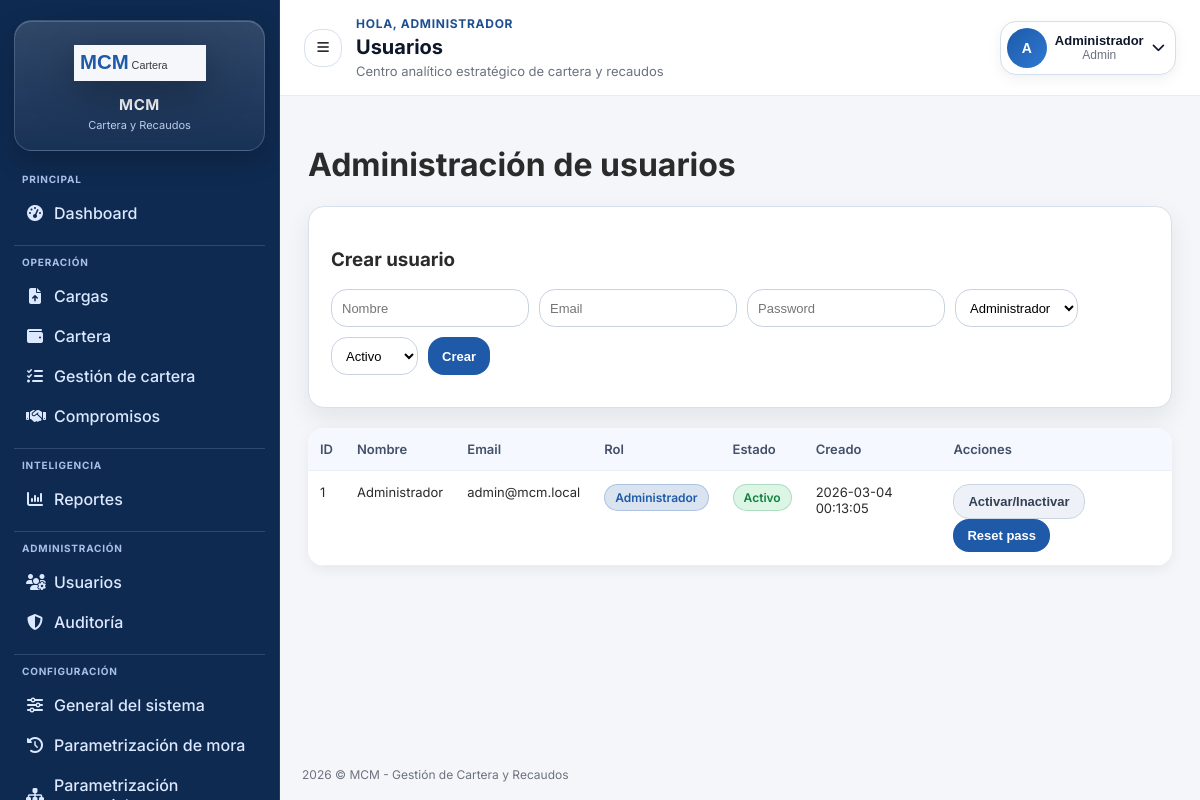
The app's page /admin/usuarios.php (signed in) with its own data.
### tables this page shows
CREATE TABLE IF NOT EXISTS usuarios (
    id BIGINT AUTO_INCREMENT PRIMARY KEY,
    nombre VARCHAR(120) NOT NULL,
    email VARCHAR(120) NOT NULL UNIQUE,
    password_hash VARCHAR(255) NOT NULL,
    rol ENUM('admin', 'analista', 'visualizador') NOT NULL DEFAULT 'visualizador',
    estado ENUM('activo', 'inactivo') NOT NULL DEFAULT 'activo',
    created_at DATETIME NOT NULL DEFAULT CURRENT_TIMESTAMP,
    updated_at DATETIME NOT NULL DEFAULT CURRENT_TIMESTAMP ON UPDATE CURRENT_TIMESTAMP
);

### public/admin/usuarios.php (called while the page is built)
<?php
require_once __DIR__ . '/../modules/admin/usuarios.php';

### app/config/app.php (called while the page is built, shortened)
<?php
if (!function_exists('app_base_url')) {
    function app_base_url(): string
    {
        return APP_BASE_URL;
    }
}
if (!function_exists('app_starts_with')) {
    function app_starts_with(string $haystack, string $needle): bool
    {
        return $needle === '' || strncmp($haystack, $needle, strlen($needle)) === 0;
    }
}
if (!function_exists('app_url')) {
    function app_url(string $path = ''): string
    {
        $base = app_base_url();
        $cleanPath = ltrim($path, '/');
        return $base === '' ? '/' . $cleanPath : $base . '/' . $cleanPath;
    }
}
if (!function_exists('app_request_path')) {
    function app_request_path(): string
    {
        $uriPath = (string)(parse_url($_SERVER['REQUEST_URI'] ?? '', PHP_URL_PATH) ?? '/');
        $base = app_base_url();
        if ($base !== '' && app_starts_with($uriPath, $base)) {
            $uriPath = substr($uriPath, strlen($base));
        }
        $uriPath = '/' . ltrim($uriPath, '/');
        return $uriPath;
    }
}
if (!function_exists('app_route_is')) {
    function app_route_is(array $paths): bool
    {
        $current = app_request_path();
        foreach ($paths as $path) {
            $normalized = '/' . ltrim($path, '/');
            $prefix = rtrim($normalized, '/') . '/';
        }
        return false;
    }
}

### app/services/SystemSettingsService.php (called while the page is built, shortened)
<?php
require_once __DIR__ . '/../config/app.php';
function system_setting_get(PDO $pdo, string $key, ?string $default = null): ?string
{
    $stmt = $pdo->prepare('SELECT setting_value FROM system_settings WHERE setting_key = ? LIMIT 1');
    $stmt->execute([$key]);
    $value = $stmt->fetchColumn();
    if ($value === false || $value === null || trim((string)$value) === '') {
        return $default;
    }
    return (string)$value;
}
function system_logo_default_path(): string
{
    return 'assets/img/logo-mcm.svg';
}
function system_logo_public_path(?string $relativePath): ?string
{
    if (!is_string($relativePath) || trim($relativePath) === '') {
        return null;
    }
    $normalized = ltrim(str_replace('\\', '/', $relativePath), '/');
    return $normalized;
}
function system_logo_url(?PDO $pdo = null): string
{
    $customPath = null;
    if ($pdo instanceof PDO) {
        try {
            $customPath = system_setting_get($pdo, 'institutional_logo_path');
        } catch (Throwable $exception) {
            $customPath = null;
        }
    } else {
        try {
            require __DIR__ . '/../config/db.php';
            if (isset($pdo) && $pdo instanceof PDO) {
                $customPath = system_setting_get($pdo, 'institutional_logo_path');
            }
        } catch (Throwable $exception) {
            $customPath = null;
        }
    }
    $resolvedCustomPath = system_logo_public_path($customPath);
    $cached = app_url($resolvedCustomPath ?? system_logo_default_path());
    return $cached;
}

### app/config/db.php (called while the page is built, shortened)
<?php
$user = getenv('DB_USER') ?: 'root';

### app/config/auth.php (called while the page is built, shortened)
<?php
function current_user(): ?array
{
    return $_SESSION['user'] ?? null;
}

### public/modules/admin/usuarios.php (the view, shortened to what this page needs)
<?php
require_once __DIR__ . '/../../../app/config/db.php';
require_once __DIR__ . '/../../../app/views/layout.php';
$users = $pdo->query('SELECT id, nombre, email, rol, estado, created_at FROM usuarios ORDER BY id DESC')->fetchAll();
ob_start(); ?>
<h1>Administración de usuarios</h1>
<div class="card"><h3>Crear usuario</h3>
<form method="post"><div class="row"><input name="nombre" placeholder="Nombre" required><input type="email" name="email" placeholder="Email" required><input name="password" type="password" placeholder="Password" required><select name="rol"><option value="admin">Administrador</option></select><select name="estado"><option value="activo">Activo</option></select><button class="btn">Crear</button></div></form>
</div>
<table class="table"><tr><th>ID</th><th>Nombre</th><th>Email</th><th>Rol</th><th>Estado</th><th>Creado</th><th>Acciones</th></tr><?php foreach($users as $u): ?><tr><td><?= (int)$u['id'] ?></td><td><?= htmlspecialchars($u['nombre']) ?></td><td><?= htmlspecialchars($u['email']) ?></td><td><?php if ($u['rol']==='admin') { echo ui_badge('Administrador', 'info'); } elseif ($u['rol']==='analista') { echo ui_badge('Analista', 'default'); } else { echo ui_badge('Visualizador', 'warning'); } ?></td><td><?= $u['estado']==='activo' ? ui_badge('Activo', 'success') : ui_badge('Inactivo', 'danger') ?></td><td><?= htmlspecialchars($u['created_at']) ?></td><td><form style="display:inline" method="post"><input type="hidden" name="action" value="toggle"><input type="hidden" name="id" value="<?= (int)$u['id'] ?>"><input type="hidden" name="estado" value="<?= $u['estado']==='activo'?'inactivo':'activo' ?>"><button class="btn btn-muted">Activar/Inactivar</button></form> <form style="display:inline" method="post"><input type="hidden" name="action" value="reset"><input type="hidden" name="id" value="<?= (int)$u['id'] ?>"><button class="btn">Reset pass</button></form></td></tr><?php endforeach; ?></table>
<?php
$content = ob_get_clean();
render_layout('Usuarios', $content);

### app/views/layout.php (shortened to what this page needs)
<?php
require_once __DIR__ . '/../config/auth.php';
require_once __DIR__ . '/../config/app.php';
require_once __DIR__ . '/../services/SystemSettingsService.php';
function ui_badge(string $text, string $variant = 'default'): string
{
    $allowed = ['default', 'success', 'warning', 'danger', 'info'];
    return '<span class="badge badge-' . $variant . '">' . htmlspecialchars($text) . '</span>';
}
function render_layout(string $title, string $content): void
{
    $user = current_user();
    $role = $user['rol'] ?? 'visualizador';
    $menuBySection = [];
    foreach ($menu as $item) {
        $section = $item['section'] ?? 'General';
        $menuBySection[$section][] = $item;
    }
    ?>
    <!doctype html>
    <html lang="es">
    <head>
      <?php $logoUrl = system_logo_url(); ?>
      <link rel="stylesheet" href="https://cdnjs.cloudflare.com/ajax/libs/font-awesome/6.5.2/css/all.min.css">
      <link rel="stylesheet" href="<?= htmlspecialchars(app_url('assets/css/app.css')) ?>">
    </head>
    <body>
      <aside class="app-sidebar" id="appSidebar">
        <div class="sidebar-brand">
          <img src="<?= htmlspecialchars($logoUrl) ?>" alt="MCM" class="sidebar-logo">
          <div class="sidebar-brand-text">
            <div class="sidebar-brand-title">MCM</div>
            <div class="sidebar-brand-subtitle">Cartera y Recaudos</div>
          </div>
        </div>
        <nav class="sidebar-nav">
          <?php foreach ($menuBySection as $sectionName => $items): ?>
            <div class="sidebar-section">
              <p class="sidebar-section-label"><?= htmlspecialchars($sectionName) ?></p>
              <?php foreach ($items as $item): ?>
                <?php $active = app_route_is($item['match']); ?>
                <a class="sidebar-link <?= $active ? 'active' : '' ?>" href="<?= htmlspecialchars(app_url($item['url'])) ?>">
                  <i class="<?= htmlspecialchars($item['icon']) ?>"></i>
                  <span><?= htmlspecialchars($item['label']) ?></span>
                </a>
              <?php endforeach; ?>
            </div>
          <?php endforeach; ?>
        </nav>
      </aside>
      <div class="app-main">
        <header class="app-topbar">
          <button class="icon-button" id="sidebarToggle" type="button" aria-label="Abrir menú">
            <i class="fa-solid fa-bars"></i>
          </button>
          <div class="topbar-title-wrap">
            <p class="topbar-greeting">Hola, <?= htmlspecialchars((string)($user['nombre'] ?? 'equipo')) ?></p>
            <h1 class="topbar-title"><?= htmlspecialchars($title) ?></h1>
            <p class="topbar-subtitle">Centro analítico estratégico de cartera y recaudos</p>
          </div>
          <div class="topbar-user" id="topbarUserMenu">
            <button class="user-menu-trigger" id="userMenuToggle" type="button" aria-label="Abrir menú de usuario" aria-expanded="false">
              <div class="avatar">
                <?= strtoupper(substr((string)($user['nombre'] ?? 'U'), 0, 1)) ?>
              </div>
              <div class="user-meta">
                <strong><?= htmlspecialchars((string)($user['nombre'] ?? 'Usuario')) ?></strong>
                <span><?= htmlspecialchars(ucfirst((string)$role)) ?></span>
              </div>
              <i class="fa-solid fa-chevron-down"></i>
            </button>
          </div>
        </header>
        <main class="app-content">
          <?= $content ?>
        </main>
        <footer class="app-footer">
          <span><?= date('Y') ?> &copy; MCM - Gestión de Cartera y Recaudos</span>
        </footer>
      </div>
    </body>
    </html>
    <?php
}

### records on screen
usuarios: nombre "ADMINISTRADOR", nombre "A", nombre "Administrador", rol "Admin", id "1", email "admin@mcm.local", text "Administrador Activo", created_at "2026-03-04 00:13:05"

### other values on screen
$sectionName "PRINCIPAL"
$item['label'] "Dashboard"
$sectionName "OPERACIÓN"
$item['label'] "Cargas"
$item['label'] "Cartera"
$item['label'] "Gestión de cartera"
$item['label'] "Compromisos"
$sectionName "INTELIGENCIA"
$item['label'] "Reportes"
$sectionName "ADMINISTRACIÓN"
$item['label'] "Usuarios"
$item['label'] "Auditoría"
$sectionName "CONFIGURACIÓN"
$item['label'] "General del sistema"
$item['label'] "Parametrización de mora"
